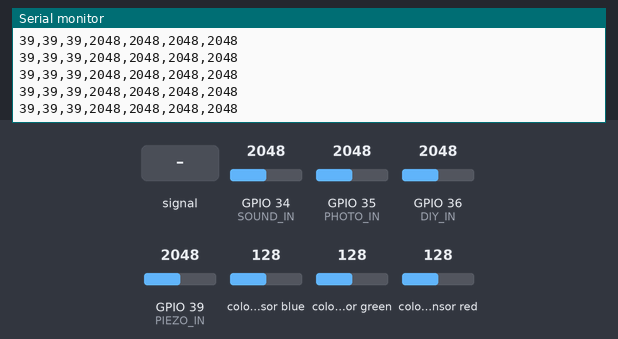
Bench run of a sketch on a simulated ESP32. Parts: the last lines printed to the serial monitor. Wiring (inferred from the names in the program): TCS3200 colour sensor: output GPIO 32; S2 GPIO 9; S3 GPIO 10; S0 GPIO 33; S1 GPIO 11. The test bench sets the inputs (shaded band); at power-on: colour sensor blue 128, GPIO 34 (SOUND_IN) = 2048, GPIO 35 (PHOTO_IN) = 2048, GPIO 36 (DIY_IN) = 2048, GPIO 39 (PIEZO_IN) = 2048, colour sensor green 128, colour sensor red 128. WiFi joins after 1.5 s; servers stay silent unless stated.

Above: at 2.9 s.
3.0 s: GPIO 34 (SOUND_IN) fed a 200 Hz sine of ±327 counts around its level
At 3.02 s:
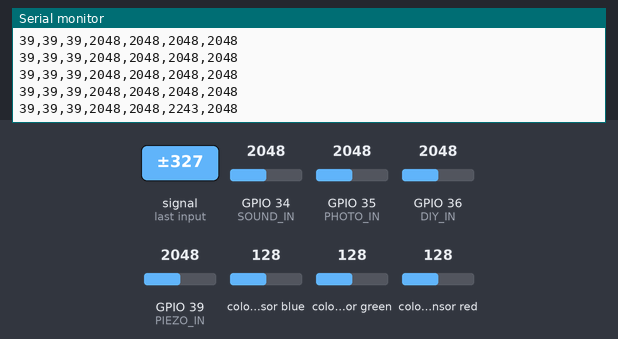
4.5 s: colour sensor blue set to 5
At 4.53 s:
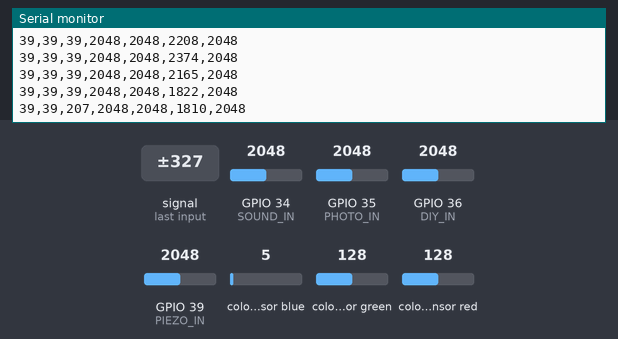
6.0 s: GPIO 34 (SOUND_IN) set to 2866
At 6.05 s:
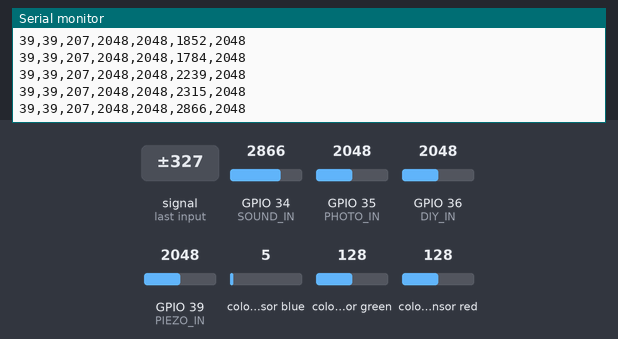
7.5 s: GPIO 35 (PHOTO_IN) set to 2866
At 7.57 s:
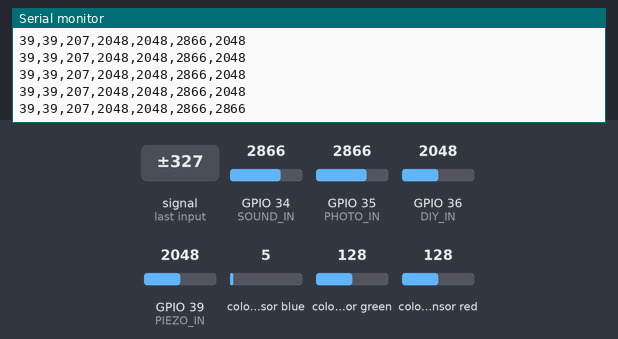
9.0 s: GPIO 36 (DIY_IN) set to 2866
At 9.09 s:
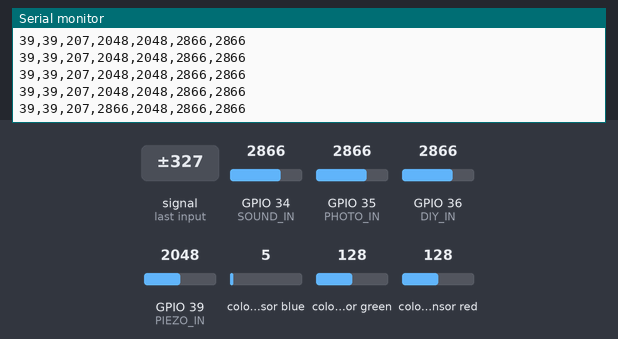
10.5 s: GPIO 39 (PIEZO_IN) set to 2866
At 10.51 s:
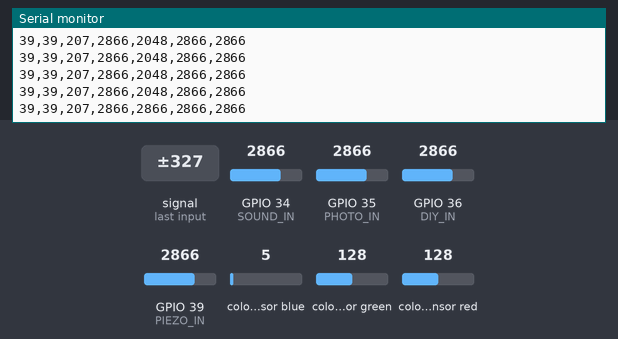
Timing chart, 0 to 13.0 s (numbered marks = the images above; inputs shaded):
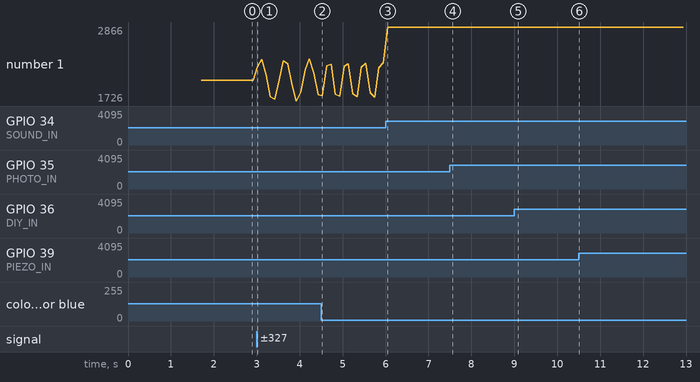

The sketch:

combined_sensors.ino
```cpp
#include "Arduino.h"
#include <WiFi.h>

#define DIY_IN 36
#define PIEZO_IN 39
#define SOUND_IN 34
#define PHOTO_IN 35
#define COLOR_OUT 32
#define COLOR_S0 33
#define COLOR_S1 11
#define COLOR_S2 9
#define COLOR_S3 10

int frequency = 0;
int frequency_r = 0;
int frequency_g = 0;
int frequency_b = 0;

const char* ssid = "yale wireless";
const char* password = "";

const uint16_t port = 8090;
const char* host = "172.27.120.240";

WiFiClient client;

void setup() {
  // put your setup code here, to run once:
  pinMode(COLOR_S0, OUTPUT);
  pinMode(COLOR_S1, OUTPUT);
  pinMode(COLOR_S2, OUTPUT);
  pinMode(COLOR_S3, OUTPUT);
  pinMode(COLOR_OUT, INPUT);
  // Setting frequency-scaling to 20%
  digitalWrite(COLOR_S0, HIGH);
  digitalWrite(COLOR_S1, LOW);

  Serial.begin(115200);

  WiFi.begin(ssid, password);

  while (WiFi.status() != WL_CONNECTED) {
      delay(500);
      Serial.print(".");
  }

  Serial.println("");
  Serial.println("WiFi connected");
  Serial.println("IP address: ");
  Serial.println(WiFi.localIP());

  if (!client.connect(host, port)) {
      Serial.println("Connection to host failed");

      delay(1000);
      return;
  }

  Serial.println("Connected to server successful!");
  pinMode(DIY_IN, INPUT);
  pinMode(PIEZO_IN, INPUT);
  pinMode(SOUND_IN, INPUT);
  pinMode(PHOTO_IN, INPUT);
}

void loop() {
  // Setting red filtered photodiodes to be read
  digitalWrite(COLOR_S2, LOW);
  digitalWrite(COLOR_S3, LOW);
  // Reading the output frequency
  frequency = pulseIn(COLOR_OUT, LOW);
  frequency_r = frequency;
  //client.print(frequency_r);
  //client.print(",");
  Serial.print(frequency_r);
  Serial.print(",");

  // Setting Green filtered photodiodes to be read
  digitalWrite(COLOR_S2, HIGH);
  digitalWrite(COLOR_S3, HIGH);
  // Reading the output frequency
  frequency = pulseIn(COLOR_OUT, LOW);
  frequency_g = frequency;
  //client.print(frequency_g);
  //client.print(",");
  Serial.print(frequency_g);
  Serial.print(",");

  // Setting Blue filtered photodiodes to be read
  digitalWrite(COLOR_S2, LOW);
  digitalWrite(COLOR_S3, HIGH);
  // Reading the output frequency
  frequency = pulseIn(COLOR_OUT, LOW);
  frequency_b = frequency;
  //client.print(frequency_b);
  //client.print(",");
  Serial.print(frequency_b);
  Serial.print(",");

  int diy_val = analogRead(DIY_IN);
  //client.print(diy_val);
  //client.print(",");
  Serial.print(diy_val);
  Serial.print(",");

  int piezo_val = analogRead(PIEZO_IN);
  //client.print(piezo_val);
  //client.print(",");
  Serial.print(piezo_val);
  Serial.print(",");

  int sound_val = analogRead(SOUND_IN);
  //client.print(sound_val);
  //client.print(",");
  Serial.print(sound_val);
  Serial.print(",");

  int photo_val = analogRead(PHOTO_IN);
  //client.print(photo_val);
  //client.print("\n");
  Serial.print(photo_val);
  Serial.print("\n");

  delay(100);
}
```

Measured:
- after the input at 3.0 s, the serial monitor: prints a new line at once (image 1)
- after the input at 4.5 s, the serial monitor: prints a new line at once (image 2)
- after the input at 6.0 s, the serial monitor: prints a new line after 0.05 s (image 3)
- after the input at 7.5 s, the serial monitor: prints a new line after 0.07 s (image 4)
- after the input at 9.0 s, the serial monitor: prints a new line after 0.08 s (image 5)
- after the input at 10.5 s, the serial monitor: prints a new line at once (image 6)
- plotted number 1: 2048 → 1822 after the input at 3.0 s, 1822 → 2315 after the input at 4.5 s, 2315 → 2866 after the input at 6.0 s
